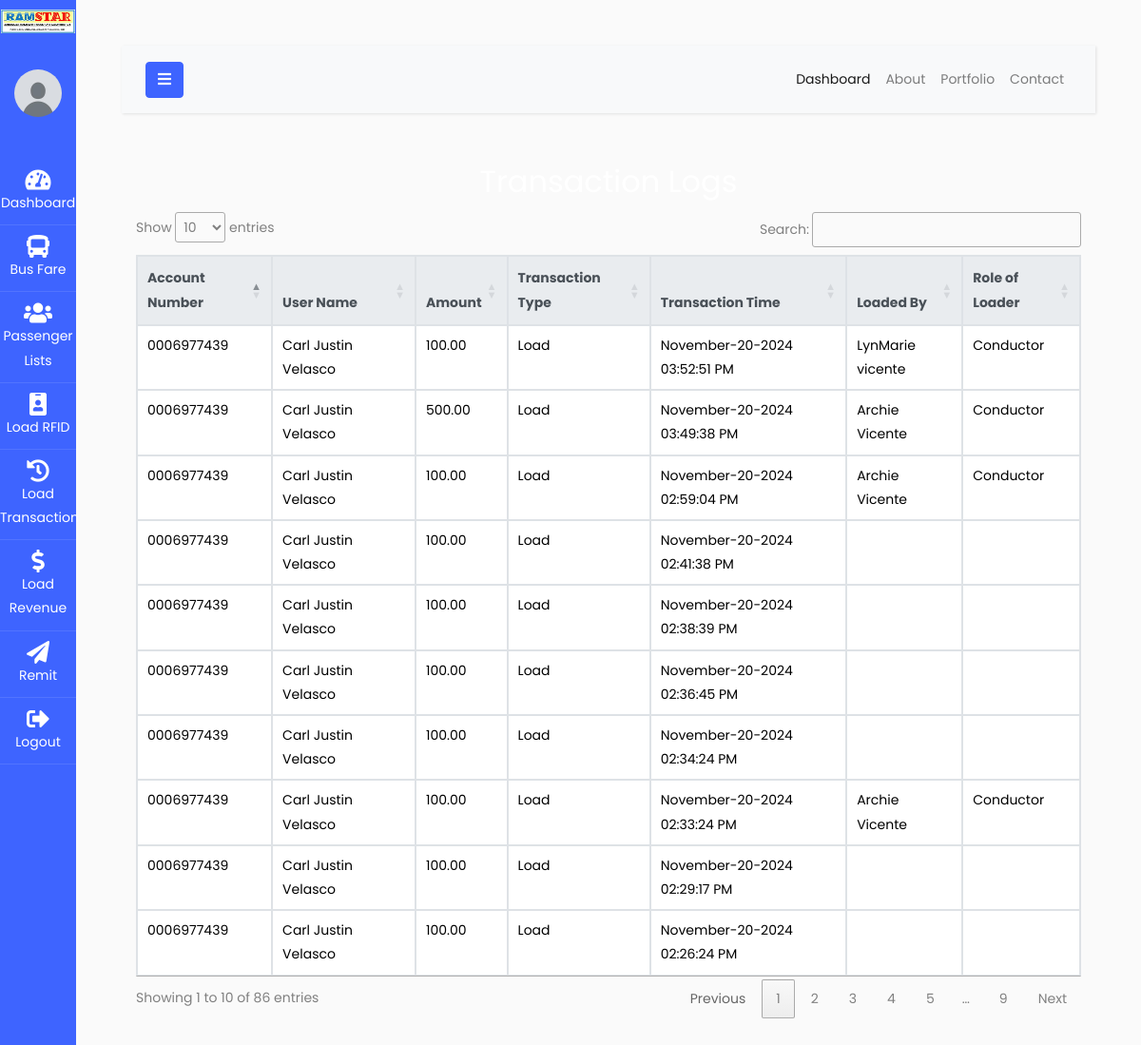
/conductor/translogscon.php, run on an earlier commit of the app's database.
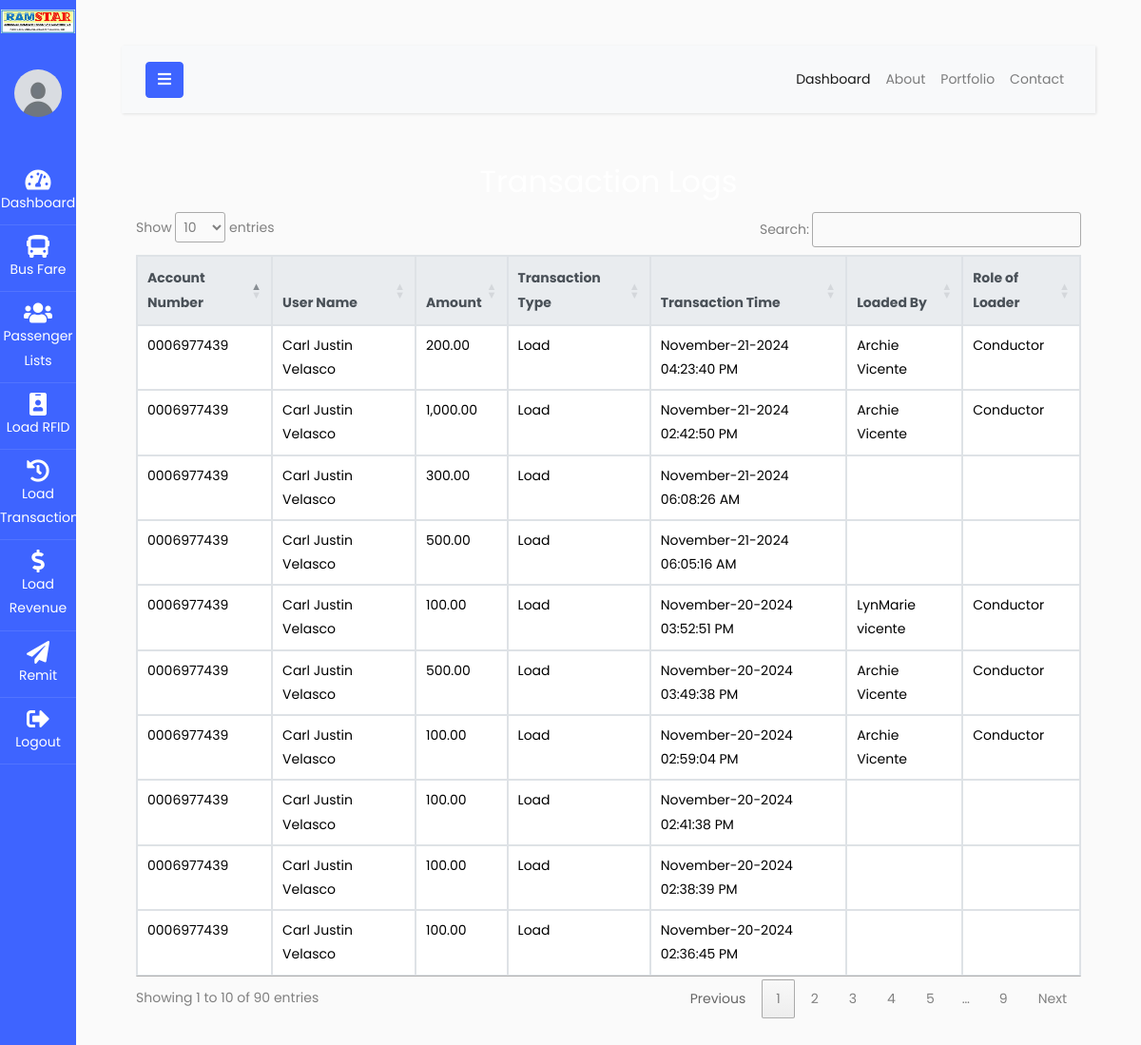
And on a later commit of the database.
### tables this page shows
CREATE TABLE `transactions` (
  `id` int(11) NOT NULL,
  `user_id` int(11) NOT NULL,
  `account_number` varchar(250) NOT NULL,
  `amount` decimal(10,2) NOT NULL,
  `transaction_type` enum('Load','Deduct') NOT NULL,
  `bus_number` varchar(250) NOT NULL,
  `conductor_id` varchar(250) NOT NULL,
  `transaction_date` timestamp NOT NULL DEFAULT current_timestamp()
);

CREATE TABLE `useracc` (
  `id` int(11) UNSIGNED NOT NULL,
  `account_number` varchar(50) NOT NULL,
  `firstname` varchar(100) NOT NULL,
  `profile_picture` varchar(255) DEFAULT NULL,
  `lastname` varchar(100) NOT NULL,
  `middlename` varchar(100) NOT NULL,
  `suffix` varchar(10) DEFAULT NULL,
  `birthday` date NOT NULL,
  `age` int(11) NOT NULL,
  `gender` enum('Male','Female','Other') NOT NULL,
  `email` varchar(100) NOT NULL,
  `contactnumber` varchar(15) NOT NULL,
  `province` varchar(250) NOT NULL,
  `municipality` varchar(250) NOT NULL,
  `barangay` varchar(250) NOT NULL,
  `address` varchar(255) NOT NULL,
  `password` varchar(255) NOT NULL,
  `balance` decimal(10,2) DEFAULT 0.00,
  `role` enum('User','Admin','Cashier','Conductor') DEFAULT 'User',
  `created_at` timestamp NOT NULL DEFAULT current_timestamp(),
  `is_activated` tinyint(1) DEFAULT 0,
  `id_type` varchar(50) NOT NULL,
  `id_file` varchar(255) NOT NULL,
  `points` decimal(10,2) DEFAULT 0.00
);

### conductor/translogscon.php (the view, shortened to what this page needs)
<?php
include '../config/connection.php';
function fetchTransactions($conn)
{
    $transactionQuery = "SELECT
    t.id,
    u.firstname,
    u.lastname,
    u.account_number,
    t.amount,
    t.transaction_type,
    t.transaction_date,
    t.conductor_id,
    c.firstname AS conductor_firstname,
    c.lastname AS conductor_lastname,
    c.account_number AS conductor_account_number,
    c.role AS loaded_by_role
    FROM transactions t
    JOIN useracc u ON t.user_id = u.id
    LEFT JOIN useracc c ON t.conductor_id = c.account_number  -- Change here: join on account_number
    ORDER BY t.transaction_date DESC";
    $stmt = $conn->prepare($transactionQuery);
    $stmt->execute();
    $result = $stmt->get_result();
    return $result;
}
$transactions = fetchTransactions($conn);
?>
<!DOCTYPE html>
<html lang="en">
<head>
    <link href="https://cdn.jsdelivr.net/npm/bootstrap@5.3.3/dist/css/bootstrap.min.css" rel="stylesheet">
    <link rel="stylesheet" href="https://stackpath.bootstrapcdn.com/font-awesome/4.7.0/css/font-awesome.min.css">
    <link rel="stylesheet" href="https://cdnjs.cloudflare.com/ajax/libs/font-awesome/5.15.4/css/all.min.css">
    <link rel="stylesheet" href="https://cdn.datatables.net/1.11.5/css/jquery.dataTables.min.css">
    <link rel="stylesheet" href="https://cdn.jsdelivr.net/npm/sweetalert2@11/dist/sweetalert2.min.css">
    <link rel="stylesheet" href="../css/style.css">
</head>
<body>
    <?php
    include "sidebar.php";
    ?>
    <div id="content" class="p-4 p-md-5">
        <nav class="navbar navbar-expand-lg navbar-light bg-light">
            <div class="container-fluid">
                <button type="button" id="sidebarCollapse" class="btn btn-primary" onclick="toggleSidebar(event)">
                    <i class="fa fa-bars"></i>
                </button>
                <div class="collapse navbar-collapse" id="navbarSupportedContent">
                    <ul class="nav navbar-nav ml-auto">
                        <li class="nav-item active">
                            <a class="nav-link" href="#" onclick="loadContent('home.php');">Dashboard</a>
                        </li>
                        <li class="nav-item">
                            <a class="nav-link" href="#">About</a>
                        </li>
                        <li class="nav-item">
                            <a class="nav-link" href="#">Portfolio</a>
                        </li>
                        <li class="nav-item">
                            <a class="nav-link" href="#">Contact</a>
                        </li>
                    </ul>
                </div>
            </div>
        </nav>
        <div class="container mt-5">
            <h2 class="text-center">Transaction Logs</h2>
            <table id="transactionTable" class="table table-bordered mt-4">
                <thead class="thead-light">
                    <tr>
                        <th>Account Number</th>
                        <th>User Name</th>
                        <th>Amount</th>
                        <th>Transaction Type</th>
                        <th>Transaction Time</th>
                        <th>Loaded By</th>
                        <th>Role of Loader</th>
                    </tr>
                </thead>
                <tbody>
                    <?php if (mysqli_num_rows($transactions) > 0): ?>
                        <?php while ($row = mysqli_fetch_assoc($transactions)): ?>
                            <tr>
                                <td><?php echo $row['account_number']; ?></td>
                                <td><?php echo htmlspecialchars($row['firstname'] . ' ' . $row['lastname']); ?></td>
                                <td><?php echo number_format($row['amount'], 2); ?></td>
                                <td><?php echo htmlspecialchars(ucfirst($row['transaction_type'])); ?></td>
                                <td>
                                    <?php echo date('F-d-Y h:i:s A', strtotime($row['transaction_date'])); ?>
                                </td>
                                <td>
                                    <?php echo htmlspecialchars($row['conductor_firstname'] . ' ' . $row['conductor_lastname']); ?>
                                </td>
                                <td><?php echo htmlspecialchars($row['loaded_by_role']); ?></td>
                            </tr>
                        <?php endwhile; ?>
                    <?php else: ?>
                        <tr>
                            <td colspan="7" class="text-center">No transaction records found.</td>
                        </tr>
                    <?php endif; ?>
                </tbody>
            </table>
        </div>
    </div>
</body>
</html>

### conductor/sidebar.php (shortened to what this page needs)
<div class="wrapper d-flex align-items-stretch">
    <nav id="sidebar" class="active">
        <h1><a href="index.php" class="logo">
                <img src="../assets/logo/logoramstar.jpg" alt="logo" />
            </a></h1>
        <div class="user-profile text-center mb-3">
            <?php if (!empty($profile_picture)) { ?>
                <img src="../images/<?php echo $profile_picture; ?>" alt="Profile Picture" class="img-fluid rounded-circle"
                    width="100" height="100">
            <?php } else { ?>
                <img src="../images/default_profile.jpg" alt="Default Profile Picture" class="img-fluid rounded-circle"
                    width="100" height="100">
            <?php } ?>
        </div>
        <ul class="list-unstyled components mb-5">
            <li class="active">
                <a href="./index.php"><span class="fa fa-tachometer-alt"></span> Dashboard</a>
            </li>
            <li>
                <a href="./busfarenew1.php"><span class="fa fa-bus"></span> Bus Fare</a>
            </li>
            <li>
                <a href="./passengerlists.php"><span class="fa fa-users"></span> Passenger Lists</a>
            </li>
            <li>
                <a href="./loadrfid.php"><span class="fa fa-id-badge"></span> Load RFID</a>
            </li>
            <li>
                <a href="./transactionlogs.php"><span class="fa fa-history"></span> Load Transaction</a>
            </li>
            <li>
                <a href="./loadtransaction.php"><span class="fa fa-dollar-sign"></span> Load Revenue</a>
            </li>
            <li>
                <a href="./remit.php"><span class="fa fa-paper-plane"></span> Remit</a>
            </li>
            <li>
                <a href="../logoutc.php"><span class="fa fa-sign-out-alt"></span> Logout</a>
            </li>
        </ul>
    </nav>

What changed in the data, as far as the page shows it:
no longer on this page (row unchanged): transactions: useracc.account_number "0006977439", useracc.firstname+lastname "Carl Justin Velasco", amount "100.00", transaction_type "Load", transaction_date "November-20-2024 02:34:24 PM"
no longer on this page (row unchanged): transactions: useracc.account_number "0006977439", useracc.firstname+lastname "Carl Justin Velasco", amount "100.00", transaction_type "Load", transaction_date "November-20-2024 02:33:24 PM", useracc.firstname+lastname "Archie Vicente", useracc.role "Conductor"
no longer on this page (row unchanged): transactions: useracc.account_number "0006977439", useracc.firstname+lastname "Carl Justin Velasco", amount "100.00", transaction_type "Load", transaction_date "November-20-2024 02:29:17 PM"
no longer on this page (row unchanged): transactions: useracc.account_number "0006977439", useracc.firstname+lastname "Carl Justin Velasco", amount "100.00", transaction_type "Load", transaction_date "November-20-2024 02:26:24 PM"
added transactions: useracc.account_number "0006977439", useracc.firstname+lastname "Carl Justin Velasco", amount "200.00", transaction_type "Load", transaction_date "November-21-2024 04:23:40 PM", useracc.firstname+lastname "Archie Vicente", useracc.role "Conductor"
added transactions: useracc.account_number "0006977439", useracc.firstname+lastname "Carl Justin Velasco", amount "1,000.00", transaction_type "Load", transaction_date "November-21-2024 02:42:50 PM", useracc.firstname+lastname "Archie Vicente", useracc.role "Conductor"
added transactions: useracc.account_number "0006977439", useracc.firstname+lastname "Carl Justin Velasco", amount "300.00", transaction_type "Load", transaction_date "November-21-2024 06:08:26 AM"
added transactions: useracc.account_number "0006977439", useracc.firstname+lastname "Carl Justin Velasco", amount "500.00", transaction_type "Load", transaction_date "November-21-2024 06:05:16 AM"
Also different on the page:
text written by a page script: "Show entries Search: Showing 1 to 10 of 86 entries Previous 1 2 3 4 5 … 9 Next" → "Show entries Search: Showing 1 to 10 of 90 entries Previous 1 2 3 4 5 … 9 Next"
